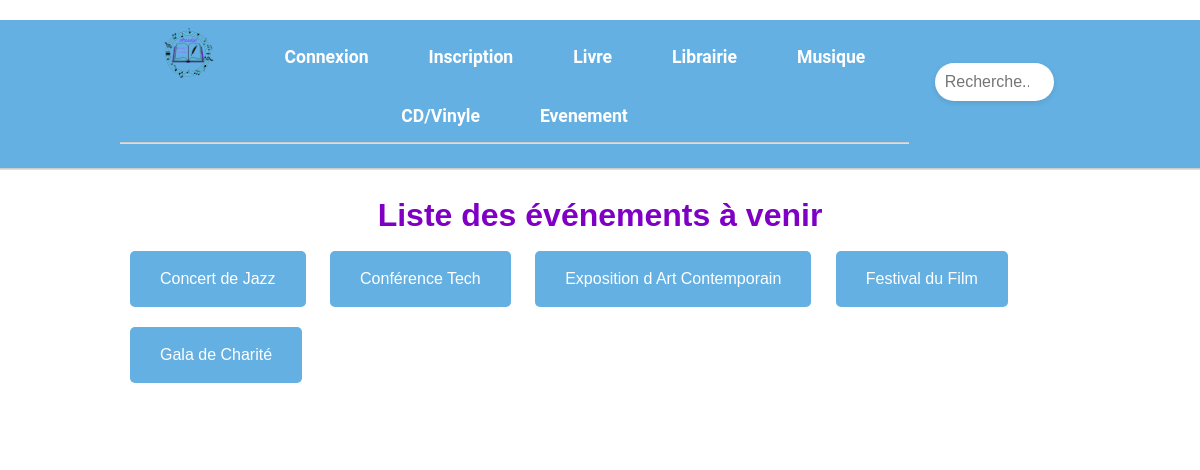
The app's page /Controllers/c_evenement.php?action=list with its own data.
### tables this page shows
CREATE TABLE Evenement (
    id_evenement INT AUTO_INCREMENT PRIMARY KEY,
    titre VARCHAR(255) NOT NULL,
    lieu VARCHAR(255) NOT NULL,
    adresse VARCHAR(255) NOT NULL,
    date_heure DATETIME NOT NULL,
    description VARCHAR(225) NOT NULL,
    prix_entre INT NOT NULL,
    disponibilite_billets INT NOT NULL,
    type_evenement VARCHAR(225) NOT NULL,
    Organisateur_evt VARCHAR(255) NOT NULL
);

### Models/m_evenement.php (called while the page is built, shortened)
<?php
function get_all_events($connect) {
    require "db_connect.php";
    $query = "SELECT * FROM Evenement";
    $stmt = $connect->prepare($query);
    $stmt->execute();
    return $stmt->fetchAll(PDO::FETCH_ASSOC);
}
?>

### Views/evnt-list.php (the view, shortened to what this page needs)
<!DOCTYPE html>
<html lang="fr">
<head>
    <link rel="stylesheet" type="text/css" href="../Views/Style/evenement.css">
    <link rel="stylesheet" href="..\Views\Style\page_album.css">
</head>
<body>
      <header>
    <div class="container">
    <?php require "header.php";?>
            <div class="search-bar">
                <form action="../Controllers/C_recherche_musique.php" method="POST" class="search-form">
                    <div class="search-container">
                        <input type="search" name="qr" id="search" placeholder="Recherche.." value="<?php echo isset($data['qr']) ? htmlspecialchars($data['qr']) : ''; ?>">
                    </div>
                </form>
            </div>
        </div>
    </header>
       <div class="container">
        <h1>Liste des événements à venir</h1>
        <?php if (count($events) > 0): ?>
            <?php foreach ($events as $event): ?>
                <a href="c_evenement.php?action=details&id=<?php echo $event['id_evenement']; ?>" class="event-button">
                    <?php echo htmlspecialchars($event['titre']); ?>
                </a>
            <?php endforeach; ?>
        <?php else: ?>
            <p>Aucun événement à afficher pour le moment.</p>
        <?php endif; ?>
    </div>
    <footer>
</footer>
</body>
</html>

### Views/Style/evenement.css (style rules this page uses)
body { font-family: Arial, sans-serif; background-color: #f4f4f4; margin: 0; padding: 0; }
.container { width: 80%; margin: 20px auto; }
.event-button { display: inline-block; background-color: #64b0e2; color: white; padding: 15px 30px; margin: 10px; border: none; border-radius: 5px; text-decoration: none; font-size: 16px; transition: background-color 0.3s; }
h1 { color: #333; text-align: center; }
h1, h2 { color: #333; }

### Views/Style/page_album.css (style rules this page uses)
header { background-color: white; padding: 10px 20px; border-bottom: 1px solid rgb(222, 222, 222); }
header .container { display: flex; align-items: center; justify-content: space-between; }
.search-bar { flex-grow: 1; text-align: center; }
.search-container { position: relative; width: 70%; margin: 0 auto; }
#search { width: 100%; padding: 10px; border: none; border-radius: 20px; box-shadow: 0 2px 5px rgba(0, 0, 0, 0.1); outline: none; font-size: 16px; }

### Views/Style/page_accueil.css (style rules this page uses)
* { margin: 0; padding: 0; box-sizing: border-box; }
body { font-family: Arial, sans-serif; background-color: white; color: #333; overflow-x: hidden; line-height: 1.6; }
header { background-color: #64b0e2 ; color: white; padding: 0px 0; }
header { position: relative; padding-bottom: 5px; }
header::after { content: ''; position: absolute; bottom: 0; left: 0; width: 100%; height: 1px; background-color: #ccc; }
h1, h2, h3 { color: #7F00C4; }
footer { background-color:white ; color:white ; text-align: center; padding: 15px 0; position: relative; bottom: 0px; width: 100%; }

### records on screen
evenement: titre "Concert de Jazz"
evenement: titre "Conférence Tech"
evenement: titre "Exposition d Art Contemporain"
evenement: titre "Festival du Film"
evenement: titre "Gala de Charité"
